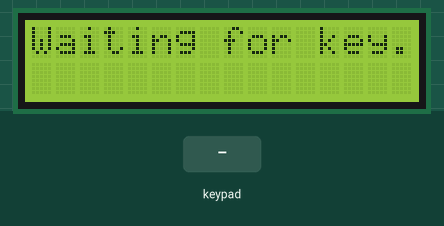
Simulated run of this sketch. Board: Arduino Uno, built with avr-gcc and run on an emulated ATmega328P. Shown: 16×2 character LCD. The test bench sets the inputs (shaded band).

Above: at 1.2 s.
1.3 s: keypad keys 9 8 7 6 # pressed 0.4 s apart
At 4.1 s:
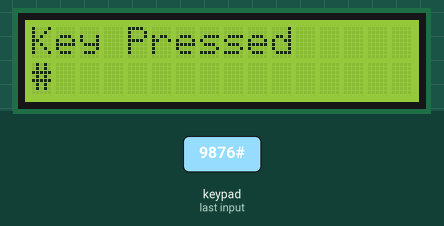
4.8 s: key 'A' pressed
At 5.7 s:
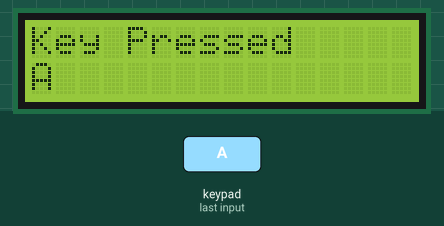
6.3 s: key 'B' pressed
At 6.8 s:
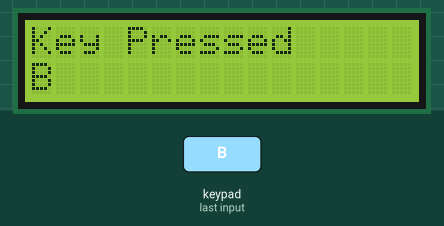
7.8 s: keypad keys 9 8 7 6 * pressed 0.4 s apart
At 10.3 s:
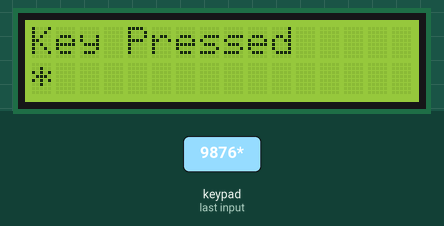
11.3 s: key 'C' pressed
At 11.9 s:
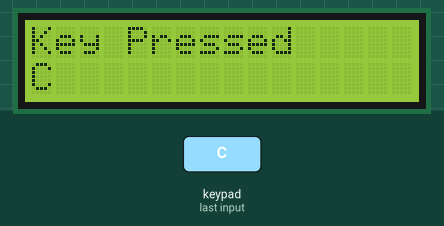
12.8 s: keypad keys 9 8 7 6 D pressed 0.4 s apart
At 13.02 s:
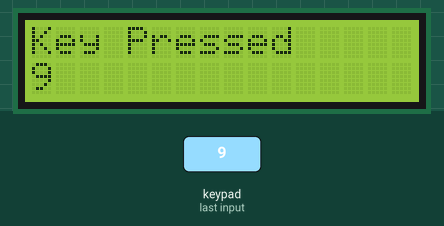
Timing chart, 0 to 15.8 s (numbered marks = the images above; inputs shaded):
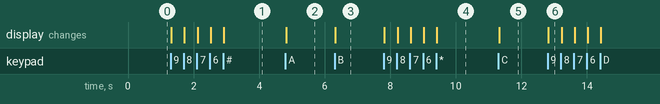

The sketch:

Code.ino
```cpp
#include <Wire.h>
#include <LiquidCrystal_I2C.h>
#include <Keypad.h>

// If 0x27 doesn't work, try 0x3F
LiquidCrystal_I2C lcd(0x27, 16, 2);

const byte ROWS = 4;
const byte COLS = 4;

// Define the Keymap matching the 4x4 keypad
char keys[ROWS][COLS] = {
  {'1','2','3','A'},
  {'4','5','6','B'},
  {'7','8','9','C'},
  {'*','0','#','D'}
};

// Connect keypad ROW1, ROW2, ROW3, ROW4 to these pins.
byte rowPins[ROWS] = {9, 8, 7, 6};
// Connect keypad COL1, COL2, COL3, COL4 to these pins.
byte colPins[COLS] = {5, 4, 3, 2};

// Create the Keypad object
Keypad keypad = Keypad(makeKeymap(keys), rowPins, colPins, ROWS, COLS);

void setup() {
  // Initialize the LCD
  lcd.init();
  lcd.backlight();

  lcd.setCursor(0, 0);
  lcd.print("Waiting for key.");
}

void loop() {
  // Read the key pressed
  char key = keypad.getKey();

  // If a key was pressed, update the LCD
  if (key) {
    lcd.clear(); // Clear previous screen

    // Top Row: "Key Pressed"
    lcd.setCursor(0, 0);
    lcd.print("Key Pressed");

    // Bottom Row: The actual key character
    lcd.setCursor(0, 1);
    lcd.print(key);
  }
}
```

Measured:
- after the input at 1.3 s, the display: first changes at once (image 1 shows a later state)
- after the input at 4.8 s, the display: changes at once (image 2)
- after the input at 6.3 s, the display: changes at once (image 3)
- after the input at 7.8 s, the display: first changes at once (image 4 shows a later state)
- after the input at 11.3 s, the display: changes at once (image 5)
- after the input at 12.8 s, the display: changes at once (image 6)
